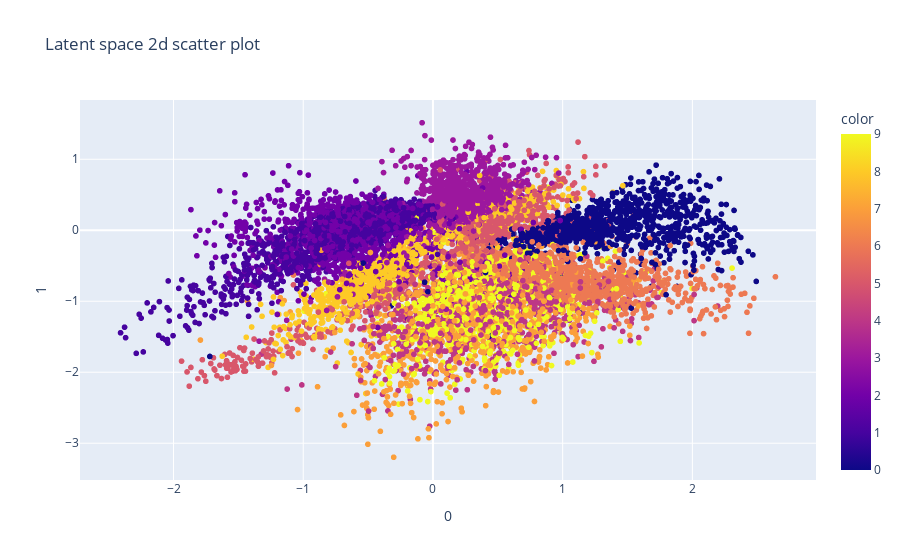

Here is the notebook cell this chart was saved with:
### Code cell
px.scatter(encoded_images, x=0, y=1, color=encoded_labels, title='Latent space 2d scatter plot')

### Figure 1 — Plotly figure (JSON) as saved in the notebook; plotly's stock layout.template omitted (floating-point values rounded to 4 significant figures; data arrays with more than 128 entries replaced by an {"elided": "..."} marker saying what was removed)
{"data": [{"hovertemplate": "0=%{x}<br>1=%{y}<br>color=%{marker.color}<extra></extra>", "legendgroup": "", "marker": {"color": {"elided": "10000 int values"}, "coloraxis": "coloraxis", "symbol": "circle"}, "mode": "markers", "name": "", "showlegend": false, "type": "scattergl", "x": {"elided": "10000 float values"}, "xaxis": "x", "y": {"elided": "10000 float values"}, "yaxis": "y"}], "layout": {"coloraxis": {"colorbar": {"title": {"text": "color"}}, "colorscale": [[0, "#0d0887"], [0.1111, "#46039f"], [0.2222, "#7201a8"], [0.3333, "#9c179e"], [0.4444, "#bd3786"], [0.5556, "#d8576b"], [0.6667, "#ed7953"], [0.7778, "#fb9f3a"], [0.8889, "#fdca26"], [1, "#f0f921"]]}, "legend": {"tracegroupgap": 0}, "title": {"text": "Latent space 2d scatter plot"}, "xaxis": {"anchor": "y", "domain": [0, 1], "title": {"text": "0"}}, "yaxis": {"anchor": "x", "domain": [0, 1], "title": {"text": "1"}}}}
